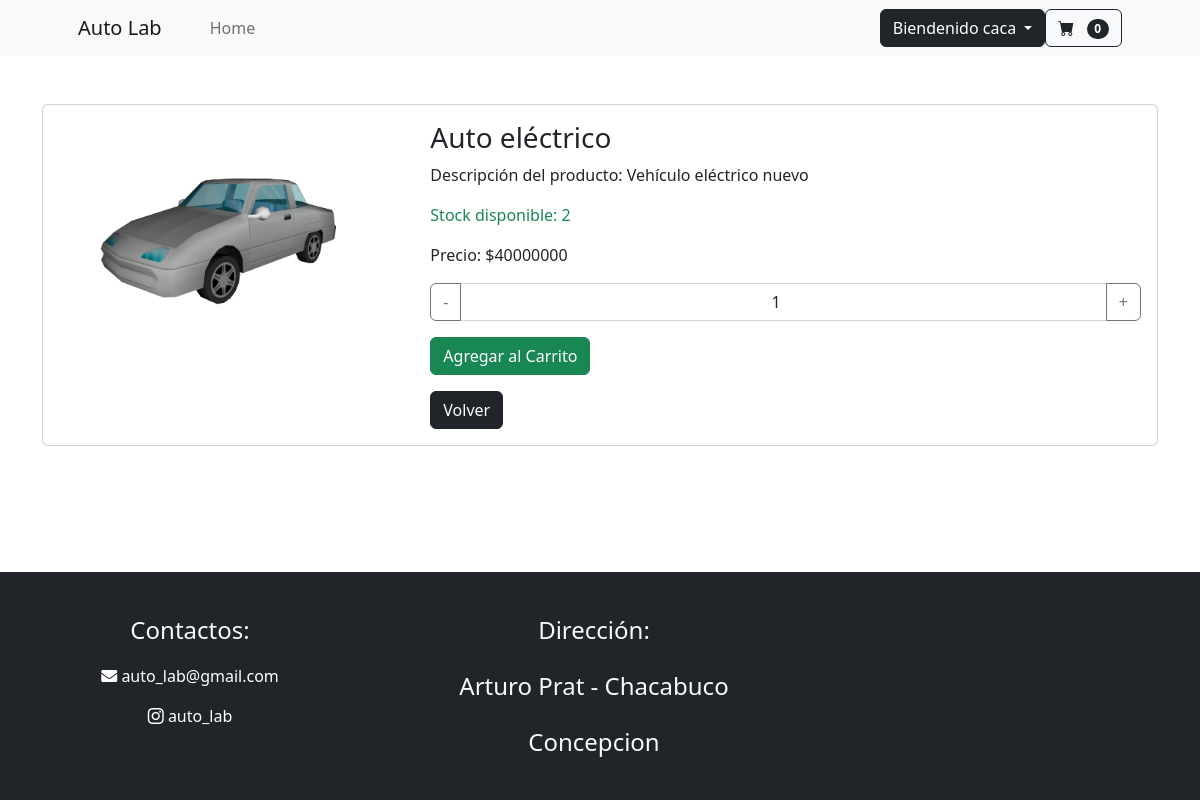
/detalle_producto/4/ (signed in), run on the app's committed database.
### mi_web/models.py (models this page shows, shortened)
class Usuario(AbstractBaseUser,PermissionsMixin):
    run = models.CharField( "rut" ,max_length=10 ,primary_key=True )
    correo = models.EmailField("correo", max_length=150 , unique=True)
    nombre = models.CharField("nombre", max_length=50)
    apellido = models.CharField("apellido", max_length=50)
    telefono= models.CharField("telefono", max_length=9)
    comuna= models.CharField("comuna", max_length=50)
    direccion= models.CharField("direccion", max_length=50)
    is_staff = models.BooleanField("empleado",default=False)
    is_superuser = models.BooleanField("superuser",default=False)
    es_baneado = models.BooleanField("baneado", default=False)
    USERNAME_FIELD="correo"
    objects=Usuariomanager()
    REQUIRED_FIELDS=["run","nombre","apellido","telefono","comuna","direccion"]

class CarritoDeCompras(models.Model):
    user = models.OneToOneField(Usuario, on_delete=models.CASCADE )
    productos = models.ManyToManyField(producto, through='ItemCarrito')
    is_active = models.BooleanField(default=True)
    @property
    def cant(self):
        itens = ItemCarrito.objects.filter(carrito=self.pk)
        return len(itens)

class producto(models.Model):
    nombre=models.CharField(max_length=50, null=False ,unique=True)
    stock=models.IntegerField(default=0, validators=[MinValueValidator(0),MaxValueValidator(1000)])
    descripción=models.CharField(max_length=150, null=False)
    precio=models.IntegerField(default=0, validators=[MinValueValidator(0),MaxValueValidator(999999)])
    foto=models.ImageField(upload_to='producto',null=False)

### mi_web/views.py (the view)
# urls.py: path('detalle_producto/<int:producto_id>/', views.detalle_producto, name='detalle_producto'),
def detalle_producto(request, producto_id):
    producto2 = get_object_or_404(producto, id=producto_id)
    return render(request, 'vet/detalle_producto.html', {'producto': producto2})

### mi_web/context_processors.py (called while the page is built)
def carrito(request:HttpRequest):
    if request.user.is_authenticated:
        carito = CarritoDeCompras.objects.get(user=request.user)
        return {"carrito":carito}
    return {}

### mi_web/templates/vet/detalle_producto.html (shortened to what this page needs)
{% extends "vet/base_p.html" %}
{% load static %}
{% load crispy_forms_tags %}
{% block contenido %}
<div class="container mt-5">
    <div class="card mb-4">
        <div class="row g-0">
            <div class="col-md-4">
                <img src="{{ producto.foto.url }}" class="img-fluid rounded-start" alt="foto">
            </div>
            <div class="col-md-8">
                <div class="card-body">
                    <h3 class="card-title">{{ producto.nombre }}</h3>
                    <p class="card-text">Descripción del producto: {{ producto.descripción }}</p>
                    <p class="card-text text-success">Stock disponible: {{ producto.stock }}</p>
                    <p class="card-text">Precio: <span class="precio">${{ producto.precio }}</span></p>
                    {% if request.user.is_authenticated %}
                        <form action="{% url 'agregar_producto' producto.id %}" method="post">
                            <div class="input-group mb-3">
                                <button type="button" class="btn btn-outline-secondary" onclick="decrement('cantidad_producto_{{ item.id }}')">-</button>
                                <input type="number" class="form-control text-center" id="cantidad_producto_{{ item.id }}" name="cantidad" min="1" max="{{ producto.stock }}" value="1" readonly>
                                <button type="button" class="btn btn-outline-secondary" onclick="increment('cantidad_producto_{{ item.id }}')">+</button>
                            </div>
                            <button type="submit" class="btn btn-success">Agregar al Carrito</button>
                        </form>
                    {% else %}
                        <div class="alert alert-warning" role="alert">
                            Por favor, <a href="{% url 'login' %}" class="alert-link">inicie sesión</a> para agregar productos al carrito.
                        </div>
                    {% endif %}
                    <a href='{% url "index" %}' class="btn btn-dark mt-3">Volver</a>
                </div>
            </div>
        </div>
    </div>
</div>
{% endblock contenido %}

### mi_web/templates/vet/base_p.html (shortened to what this page needs)
{% load static %}
<!DOCTYPE html>
<html lang="en">
    <head>
        <link href="https://cdn.jsdelivr.net/npm/bootstrap-icons@1.7.0/font/bootstrap-icons.css" rel="stylesheet">
        <link rel="stylesheet" href="https://cdnjs.cloudflare.com/ajax/libs/font-awesome/5.15.4/css/all.min.css">
        <link href="https://cdn.jsdelivr.net/npm/bootstrap@5.3.3/dist/css/bootstrap.min.css" rel="stylesheet">
        <link rel="stylesheet" href= "{% static 'vet/css/home.css' %}">
    </head>
    <body>
        <header class="sticky-top">
        <nav class="navbar navbar-expand-lg navbar-light bg-light ">
            <div class="container px-4 px-lg-5">
                <a class="navbar-brand" href="{% url "index" %}" >Auto Lab</a>
                <div class="collapse navbar-collapse" id="navbarSupportedContent">
                    <ul class="navbar-nav me-auto mb-2 mb-lg-0 ms-lg-4">
                        <li class="nav-item">
                            <a class="nav-link" aria-current="page" href=" {% url "index" %}">Home</a>
                        </li>
                    </ul>
                    <form class="d-flex">
                        <div class="dropdown">
                            <a class="btn btn-dark dropdown-toggle" role="button" data-bs-toggle="dropdown"
                                aria-expanded="false">
                                {% if request.user.is_authenticated %}
                                Biendenido {{user.nombre}}
                                {% else %}
                                Iniciar sesión
                                {% endif %}
                            </a>
                        </div>
                    </form>
                    <form class="d-flex">
                        <a href=" {% url "ver_carrito" %}" class="btn btn-outline-dark" type="submit">
                            <i class="bi-cart-fill me-1"></i>
                            <span class="badge bg-dark text-white ms-1 rounded-pill">{{carrito.cant}}</span>
                        </a>
                    </form>
                </div>
            </div>
        </nav>
        </header>
        <main>
            {% block contenido %}
            {% endblock contenido %}
        </main>
        <footer class="row  py-4 bg-dark text-center">
            <div class="col-md-4 col-sm-12">
                <p class="text-light pt-3 fs-4">Contactos:</p>
                <p>
                    <a href="mailto:vet.santamarta@gmail.com" class="boton" style="text-decoration: none; color: #ffffff;">
                        <i class="fas fa-envelope" aria-current="page" style="cursor: pointer;"></i> auto_lab@gmail.com
                    </a>
                </p>
                <p>
                    <a href="https://www.instagram.com/veterinaria_santa_marta/" target="_blank" class="boton" style="text-decoration: none; color: #ffffff;">
                        <i class="bi bi-instagram" aria-current="page" style="cursor: pointer;"></i> auto_lab
                    </a>
                </p>
            </div>
            <div class="col-md-4 col-sm-12">
                <p class="text-light pt-3 fs-4"> Dirección: </p>
                <p class="text-light pt-1 fs-4"> Arturo Prat - Chacabuco</p>
                <p class="text-light pt-1 fs-4">Concepcion</p>
            </div>
        </footer>
    </body>
</html>

### data on the page
Usuario: nombre "caca"
CarritoDeCompras: cant "0"
producto: foto (picture), nombre "Auto eléctrico", descripción "Vehículo eléctrico nuevo", stock "2", precio "40000000"
